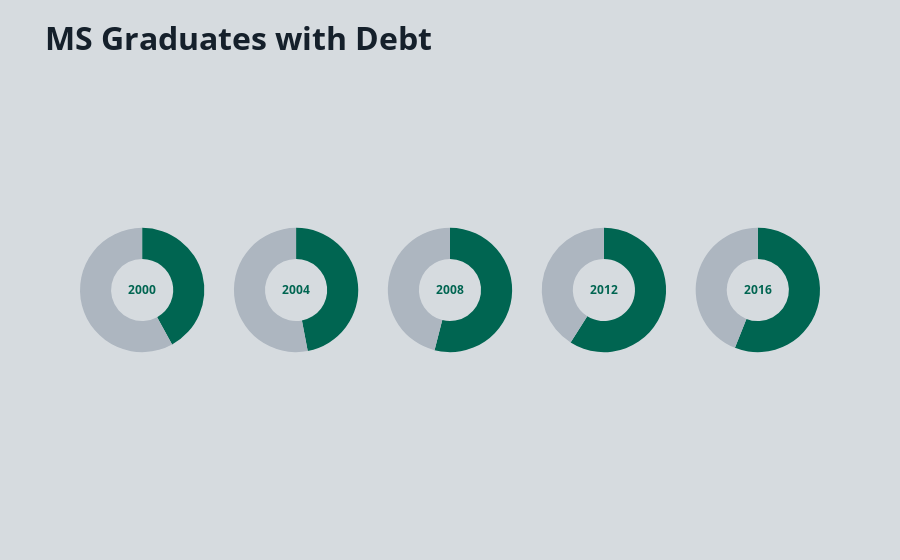

The code cell stored with this chart in its notebook:
### Markdown cell above
# MS

### Code cell
labels = ['In Debt', 'No Debt']

# define colors - green / light gray
colors = ['#006551', '#adb6c0']

# create subplots, using 'domain' type for pie charts
# place 5 charts in one row
specs = [[{'type':'pie'}, {'type':'pie'}, {'type':'pie'}, {'type':'pie'}, {'type':'pie'}]]
fig = make_subplots(rows=1, cols=5, specs=specs)


# define pie charts
fig.add_trace(go.Pie(labels=labels, values=[42,58], hole=.5, title='<b>2000<b>',
                     marker_colors = colors, sort=False), 1, 1)
fig.add_trace(go.Pie(labels=labels, values=[47,53], hole=.5, title='<b>2004<b>',
                     marker_colors = colors, sort=False), 1, 2)
fig.add_trace(go.Pie(labels=labels, values=[54,46], hole=.5, title='<b>2008<b>',
                     marker_colors = colors, sort=False), 1, 3)
fig.add_trace(go.Pie(labels=labels, values=[59,41], hole=.5, title='<b>2012<b>',
                     marker_colors = colors, sort=False), 1, 4)
fig.add_trace(go.Pie(labels=labels, values=[56,44], hole=.5, title='<b>2016<b>',
                     marker_colors = colors, sort=False), 1, 5)

# layout and hover info
fig.update_traces(hoverinfo='label+percent', textinfo='none')
fig.update(layout_title_text='<b>MS Graduates with Debt<b>',
           layout_showlegend=False)


fig.update_layout(
    # title of each pie chart
    font_family = "Open Sans",
    font_color = "#006551",
    font_size = 12,
    
    # main title
    title_font_family = "Open Sans",
    title_font_color =  "#15202b",
    title_font_size = 32,

    # hover
    hoverlabel = dict(
        bgcolor = "white",
        font_size = 18,
        font_color = "#1d2f3d",
        font_family = "Open Sans"
    ),
    plot_bgcolor ='#d6dbdf',
    paper_bgcolor = '#d6dbdf'
)

fig = go.Figure(fig)
fig.show()

### Figure 1 — Plotly figure (JSON) as saved in the notebook; plotly's stock layout.template omitted (floating-point values rounded to 4 significant figures)
{"data": [{"domain": {"x": [0, 0.168], "y": [0, 1]}, "hole": 0.5, "hoverinfo": "label+percent", "labels": ["In Debt", "No Debt"], "marker": {"colors": ["#006551", "#adb6c0"]}, "sort": false, "textinfo": "none", "title": {"text": "<b>2000<b>"}, "type": "pie", "values": [42, 58]}, {"domain": {"x": [0.208, 0.376], "y": [0, 1]}, "hole": 0.5, "hoverinfo": "label+percent", "labels": ["In Debt", "No Debt"], "marker": {"colors": ["#006551", "#adb6c0"]}, "sort": false, "textinfo": "none", "title": {"text": "<b>2004<b>"}, "type": "pie", "values": [47, 53]}, {"domain": {"x": [0.416, 0.584], "y": [0, 1]}, "hole": 0.5, "hoverinfo": "label+percent", "labels": ["In Debt", "No Debt"], "marker": {"colors": ["#006551", "#adb6c0"]}, "sort": false, "textinfo": "none", "title": {"text": "<b>2008<b>"}, "type": "pie", "values": [54, 46]}, {"domain": {"x": [0.624, 0.792], "y": [0, 1]}, "hole": 0.5, "hoverinfo": "label+percent", "labels": ["In Debt", "No Debt"], "marker": {"colors": ["#006551", "#adb6c0"]}, "sort": false, "textinfo": "none", "title": {"text": "<b>2012<b>"}, "type": "pie", "values": [59, 41]}, {"domain": {"x": [0.832, 1], "y": [0, 1]}, "hole": 0.5, "hoverinfo": "label+percent", "labels": ["In Debt", "No Debt"], "marker": {"colors": ["#006551", "#adb6c0"]}, "sort": false, "textinfo": "none", "title": {"text": "<b>2016<b>"}, "type": "pie", "values": [56, 44]}], "layout": {"font": {"color": "#006551", "family": "Open Sans", "size": 12}, "hoverlabel": {"bgcolor": "white", "font": {"color": "#1d2f3d", "family": "Open Sans", "size": 18}}, "paper_bgcolor": "#d6dbdf", "plot_bgcolor": "#d6dbdf", "showlegend": false, "title": {"font": {"color": "#15202b", "family": "Open Sans", "size": 32}, "text": "<b>MS Graduates with Debt<b>"}}}
